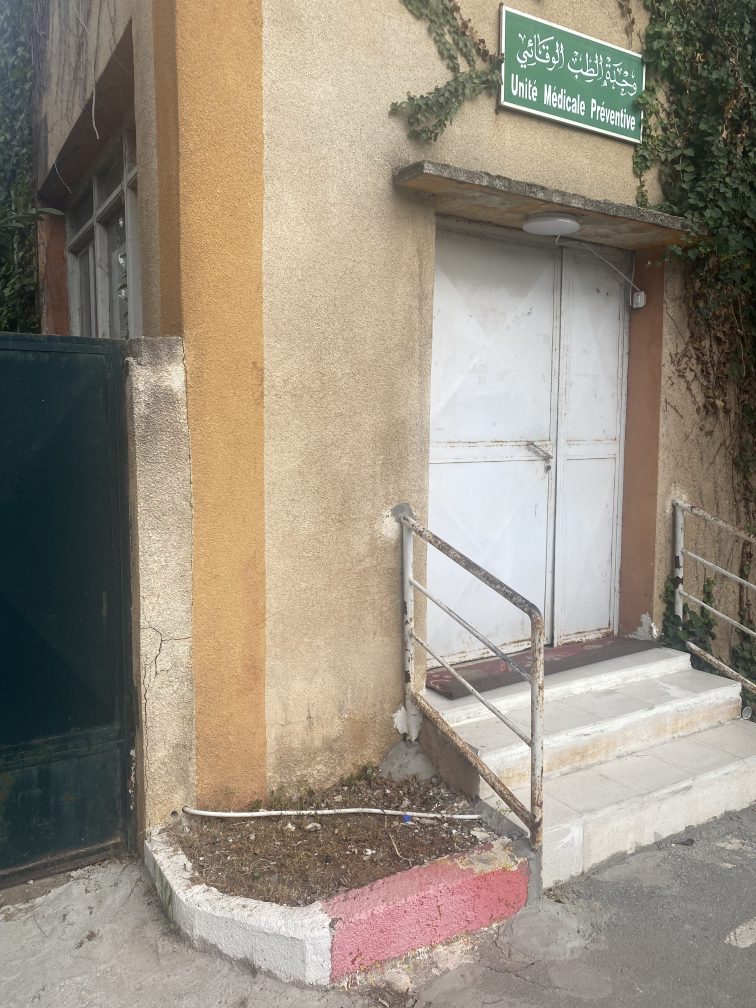
#> input picture IMGS/1.jpg, 3024 x 4032 px (shown at 1/4 size); its folder holds 4 pictures in this run
$ python main.py
#> lines starting #> are read from the running program, lines starting #| are printed output that depends on the picture; long printed decimals are rounded
import cv2
import numpy as np
import os
from scipy.optimize import least_squares
import copy
import open3d as o3d
from tqdm import tqdm
import matplotlib.pyplot as plt

downscale = 5


def common_points(pts1, pts2, pts3):
    '''Here pts1 represent the points image 2 find during 1-2 matching
    and pts2 is the points in image 2 find during matching of 2-3 '''
    indx1 = []
    indx2 = []
    for i in range(pts1.shape[0]):
        a = np.where(pts2 == pts1[i, :])
        if a[0].size == 0:
            pass
        else:
            indx1.append(i)
            indx2.append(a[0][0])

    '''temp_array1 and temp_array2 will which are not common '''
    temp_array1 = np.ma.array(pts2, mask=False)
    temp_array1.mask[indx2] = True
    temp_array1 = temp_array1.compressed()
    temp_array1 = temp_array1.reshape(int(temp_array1.shape[0] / 2), 2)

    temp_array2 = np.ma.array(pts3, mask=False)
    temp_array2.mask[indx2] = True
    temp_array2 = temp_array2.compressed()
    temp_array2 = temp_array2.reshape(int(temp_array2.shape[0] / 2), 2)
    print("Shape New Array", temp_array1.shape, temp_array2.shape)
    return np.array(indx1), np.array(indx2), temp_array1, temp_array2

# Feature detection for two images, followed by feature matching
def find_features(img0, img1):
    img0gray = cv2.cvtColor(img0, cv2.COLOR_BGR2GRAY)
    img1gray = cv2.cvtColor(img1, cv2.COLOR_BGR2GRAY)

    sift = cv2.SIFT_create()
    kp0, des0 = sift.detectAndCompute(img0gray, None)

    #lk_params = dict(winSize  = (15,15), maxLevel = 2, criteria = (cv2.TERM_CRITERIA_EPS | cv2.TERM_CRITERIA_COUNT, 10, 0.03))


    kp1, des1 = sift.detectAndCompute(img1gray, None)
    # [5 lines of commented-out code are left out]

    bf = cv2.BFMatcher()
    matches = bf.knnMatch(des0, des1, k=2)

    good = []
    for m, n in matches:
        if m.distance < 0.70 * n.distance:
            good.append(m)

    pts0 = np.float32([kp0[m.queryIdx].pt for m in good])
    pts1 = np.float32([kp1[m.trainIdx].pt for m in good])

    return pts0, pts1

# A function, to downscale the image in case SfM pipeline takes time to execute.
def img_downscale(img, downscale):
	downscale = int(downscale/2)
	i = 1
	while(i <= downscale):
		img = cv2.pyrDown(img)
		i = i + 1
	return img


#lire les images
img_dir ="IMGS/"
img_list = sorted(os.listdir(img_dir))
images = []
for img in img_list:
    if '.jpg' in img.lower() or '.png' in img.lower()  :
        images = images + [img]
i = 0
common_sift_points = []


# Setting the Reference two frames

img0 = img_downscale(cv2.imread(img_dir + '/' + images[i]), downscale)
#> in img_downscale, `downscale = int(downscale/2)`: downscale = 2
#> the loop in img_downscale, `while(i <= downscale):` made 2 passes
#> i on passes 1 to 2: 2, 3
#> after the loop in img_downscale, `while(i <= downscale):`: i = 3
img1 = img_downscale(cv2.imread(img_dir + '/' + images[i + 1]), downscale)
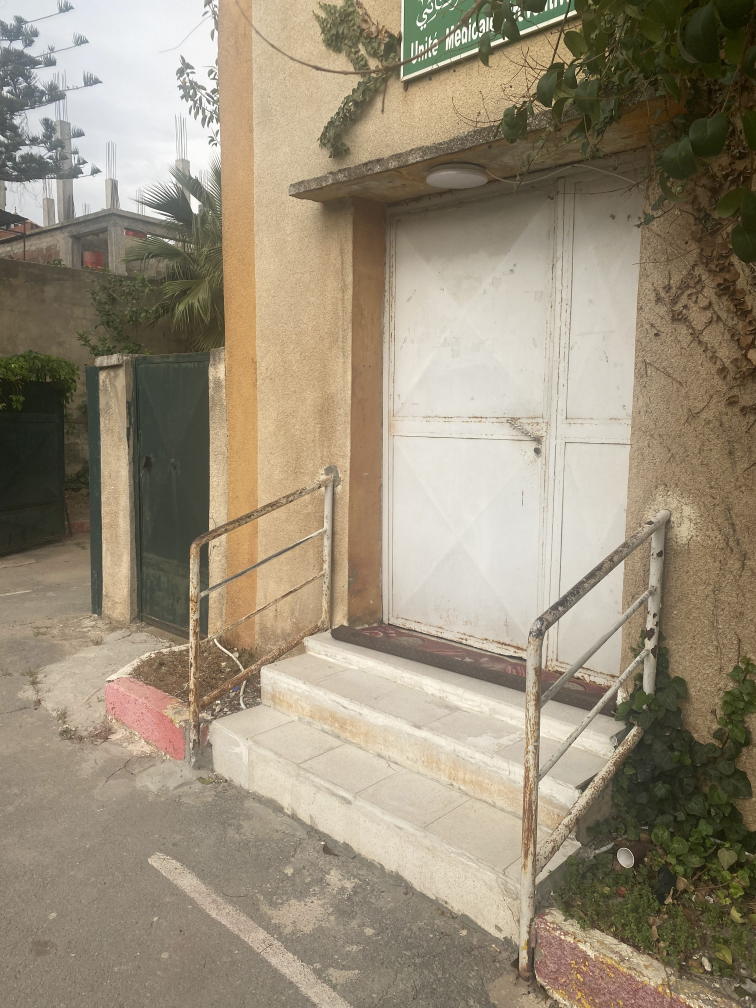
#> input picture IMGS/10.jpg, 3024 x 4032 px (shown at 1/4 size)
#> the loop in img_downscale (call 2), `while(i <= downscale):` made 2 passes

pts0, pts1 = find_features(img0, img1)
#> in find_features, `img0gray = cv2.cvtColor(img0, cv2.COLOR_BGR2GRAY)`:
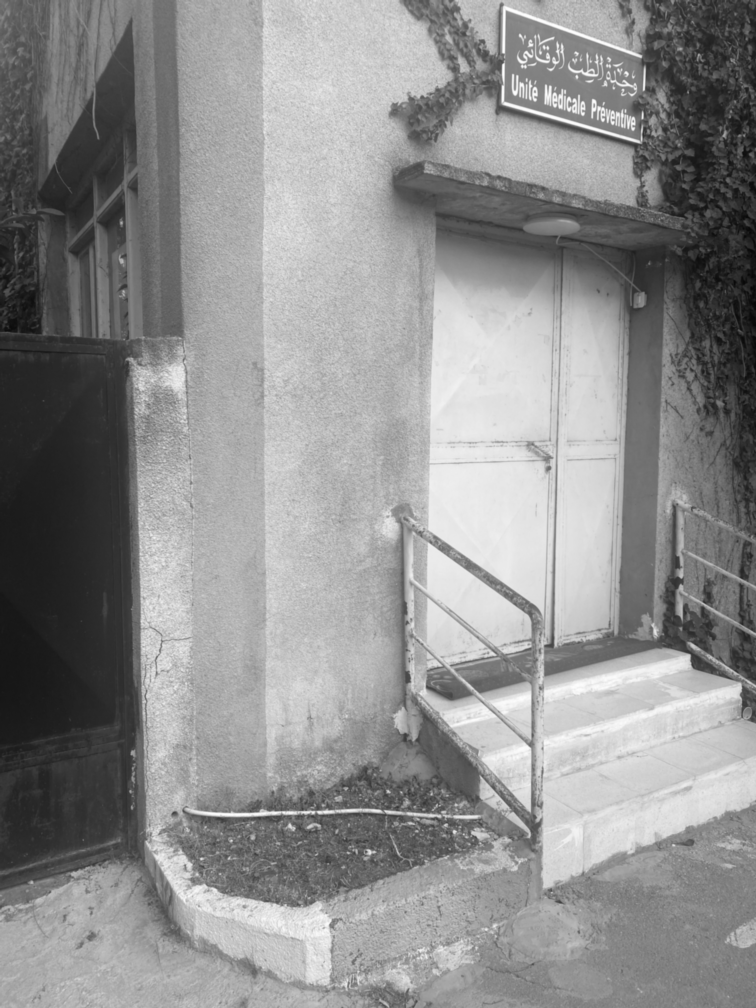
#> img0gray: shape (1008, 756); min 7, max 254, mean 142.6
#> in find_features, `img1gray = cv2.cvtColor(img1, cv2.COLOR_BGR2GRAY)`:
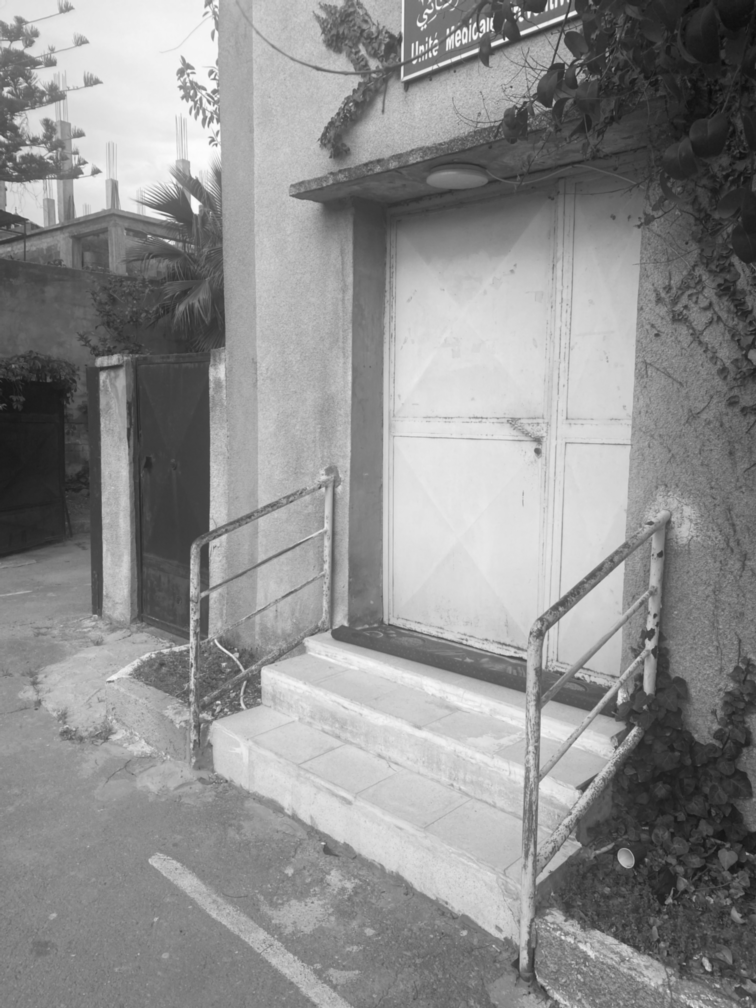
#> img1gray: shape (1008, 756); min 10, max 253, mean 142.2
#> in find_features, `kp0, des0 = sift.detectAndCompute(img0gray, None)`: kp0 = 3450 keypoints; strongest (x, y, size): (319, 812, 2.7), (454, 832, 2.5), (503, 66, 2.5), (263, 813, 5.3)
#> in find_features, `kp1, des1 = sift.detectAndCompute(img1gray, None)`: kp1 = 3522 keypoints; strongest (x, y, size): (506, 39, 2.2), (573, 13, 4.4), (195, 205, 8.3), (522, 33, 3.3)
#> in find_features, `matches = bf.knnMatch(des0, des1, k=2)`: matches = 3450 matches
#> after the loop in find_features, `for m, n in matches:`: good = 18 matches
#> in find_features, `pts0 = np.float32([kp0[m.queryIdx].pt for m in good])`: pts0 = 18 rows, first 8: [162.9, 398.2], [430.5, 174.8], [459.4, 441.9], [468.7, 717.8], [487.2, 187], [487.6, 657.8], [529.9, 444.7], [531.6, 195.2]
#> in find_features, `pts1 = np.float32([kp1[m.trainIdx].pt for m in good])`: pts1 = 18 rows, first 8: [217.8, 382.4], [9.09, 214.1], [436.4, 416.6], [326.6, 655.3], [332.9, 184.2], [465.9, 645], [512.6, 421.6], [369.4, 172.9]

# Here, the total images to be take into consideration can be varied. Ideally, the whole set can be used, or a part of it. For whole lot: use tot_imgs = len(images) - 2
tot_imgs = len(images) - 2

sift_points = []
for i in tqdm(range(tot_imgs)):
    # Acquire new image to be added to the pipeline and acquire matches with image pair
    img2 = img_downscale(cv2.imread(img_dir + '/' + images[i + 2]), downscale)
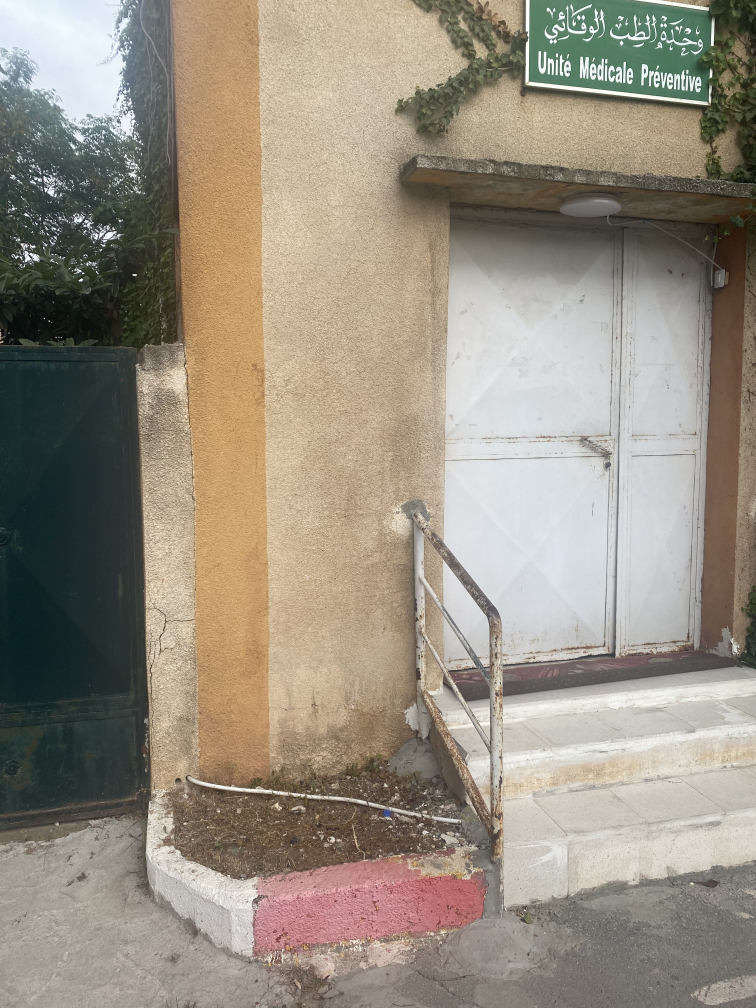
#> input picture IMGS/2.jpg, 3024 x 4032 px (shown at 1/4 size)
#> the loop in img_downscale (call 3), `while(i <= downscale):` made 2 passes
#> pass 2, in img_downscale (call 3), `img = cv2.pyrDown(img)`:
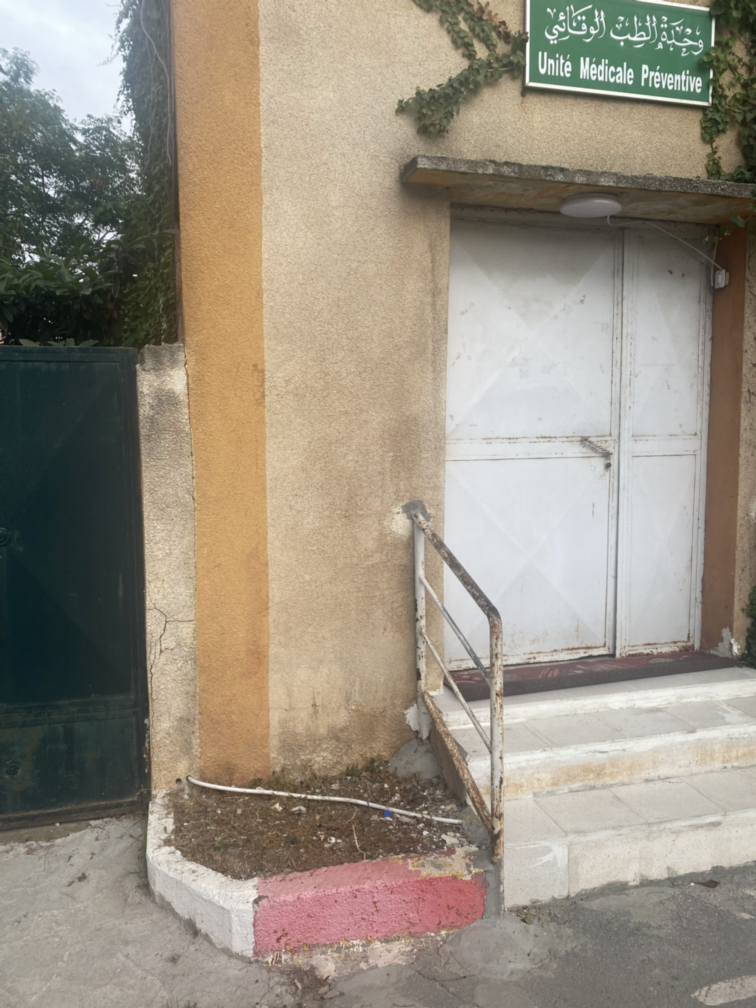
#> img: shape (1008, 756, 3); mean of channels 0, 1, 2 128.9, 142.8, 151.5; drawn as B, G, R
#> after the loop in img_downscale (call 3), `while(i <= downscale):`: i = 3

    # pts0, pts1 = find_features(img1,img2)

    pts_, pts2 = find_features(img1, img2)
#> in find_features (call 2), `img1gray = cv2.cvtColor(img1, cv2.COLOR_BGR2GRAY)`:
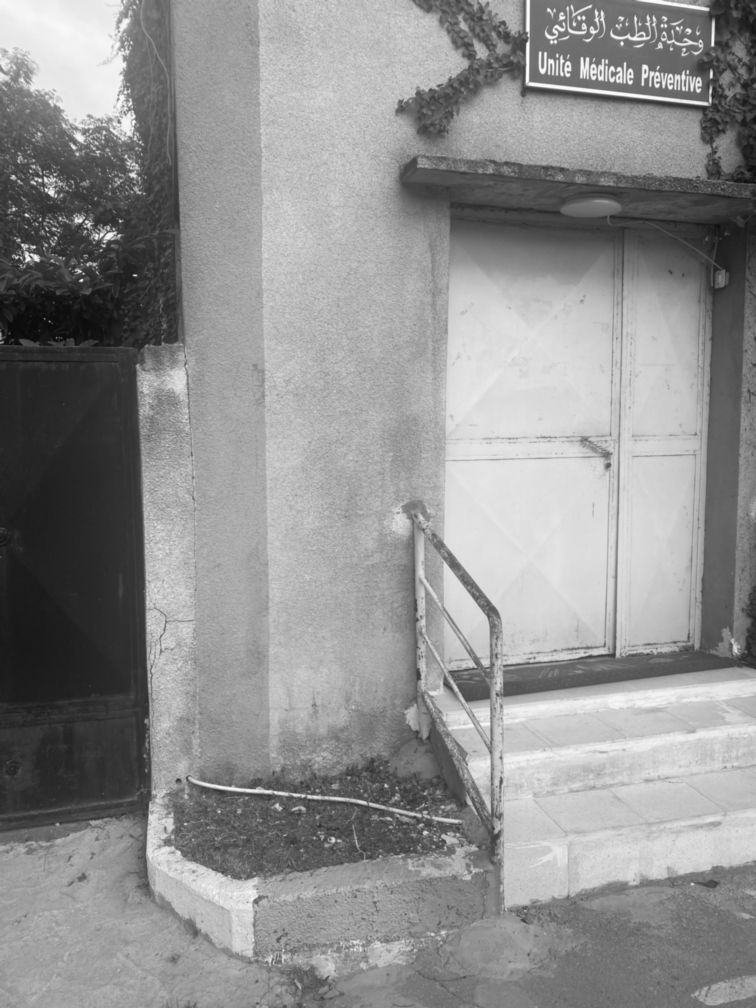
#> img1gray: shape (1008, 756); min 10, max 254, mean 143.8
#> in find_features (call 2), `kp0, des0 = sift.detectAndCompute(img0gray, None)`: kp0 has the same summary as kp1
#> in find_features (call 2), `kp1, des1 = sift.detectAndCompute(img1gray, None)`: kp1 = 2912 keypoints; strongest (x, y, size): (81, 280, 2.2), (135, 275, 1.9), (26, 215, 2), (36, 258, 4.4)
#> in find_features (call 2), `matches = bf.knnMatch(des0, des1, k=2)`: matches = 3522 matches
#> after the loop in find_features (call 2), `for m, n in matches:`: good = 50 matches
#> in find_features (call 2), `pts0 = np.float32([kp0[m.queryIdx].pt for m in good])`: pts0 = 50 pairs, first value 3.95 to 629, second value 41.06 to 817.2
#> in find_features (call 2), `pts1 = np.float32([kp1[m.trainIdx].pt for m in good])`: pts1 = 50 pairs, first value 56.84 to 732.5, second value 77.87 to 882.8
#> pts_ has the same summary as pts0 in find_features; pts2 has the same summary as pts1 in find_features

    # There will be some common points in pts1 and pts_
    # Find the indices of pts1 that match with pts_
    indx1, indx2, temp1, temp2 = common_points(pts1, pts_, pts2)
#> the loop in common_points, `for i in range(pts1.shape[0]):` made 18 passes
#> a on passes 1 to 12: ([4, 4], [0, 1]), (empty array, empty array), ([20, 20], [0, 1]), (empty array, empty array), (empty array, empty array), ([28, 28], [0, 1]), ([37, 37], [0, 1]), (empty array, empty array), (empty array, empty array), ([44, 44], [0, 1]), ([47, 47], [0, 1]), (empty array, empty array)
#> after the loop in common_points, `for i in range(pts1.shape[0]):`: indx1 = [0, 2, 5, 6, 9, 10]; indx2 = [4, 20, 28, 37, 44, 47]
#> in common_points, `temp_array1 = temp_array1.compressed()`: temp_array1 = 88 values, max 817.2 at index 11, min 3.95 at index 0, mean 445.4
#> in common_points, `temp_array1 = temp_array1.reshape(int(temp_array1.shape[0] / 2), 2)`: temp_array1 = 44 pairs, first value 3.95 to 629, second value 41.06 to 817.2
#> in common_points, `temp_array2 = temp_array2.compressed()`: temp_array2 = 88 values, max 882.8 at index 11, min 56.84 at index 58, mean 537.1
#> in common_points, `temp_array2 = temp_array2.reshape(int(temp_array2.shape[0] / 2), 2)`: temp_array2 = 44 pairs, first value 56.84 to 732.5, second value 77.87 to 882.8
#| Shape New Array (44, 2) (44, 2)
#> indx1 = [0, 2, 5, 6, 9, 10]; indx2 = [4, 20, 28, 37, 44, 47]; temp1 has the same summary as temp_array1 in common_points; temp2 has the same summary as temp_array2 in common_points
    com_pts2 = pts2[indx2]
#> com_pts2 = [[166, 399.8], [497.4, 437.6], [533.9, 663], [584, 440.2], [606.4, 454.7], [654.8, 651.6]]
    com_pts_ = pts_[indx2]
#> com_pts_ = [[217.8, 382.4], [436.4, 416.6], [465.9, 645], [512.6, 421.6], [537.8, 439.9], [587.5, 679.1]]

    # Store the common SIFT points
    common_sift_points.append(com_pts_)

    # Update variables for the next iteration
    img1 = np.copy(img2)
    pts1 = np.copy(pts2)

    cv2.imshow('image', img2)
    if cv2.waitKey(1) & 0xff == ord('q'):
#> (key q is pressed here)
        break

cv2.destroyAllWindows()

print(common_sift_points)
#| [array([[217.835, 382.416],
#|        [436.3526 , 416.574],
#|        [465.896  , 645.0031 ],
#|        [512.5542 , 421.616],
#|        [537.8455 , 439.869],
#|        [587.5159 , 679.099]], dtype=float32)]

centroids = []

for sift_points in common_sift_points:
    x_coords = [pt[0] for pt in sift_points]
    y_coords = [pt[1] for pt in sift_points]
    centroid = (int(np.mean(x_coords)), int(np.mean(y_coords)))
    centroids.append(centroid)
#> this loop made 1 pass
#> (x_coords, y_coords, centroid) on pass 1: ([217.8, 436.4, 465.9, 512.6, 537.8, 587.5], [382.4, 416.6, 645, 421.6, 439.9, 679.1], (459, 497))
#> after the loop, centroids = [(459, 497)]

print(centroids)
#| [(459, 497)]

import numpy as np

# Convert the centroid coordinates to a numpy array
centroids_arr = np.array(centroids)
#> centroids_arr = [[459, 497]]

# Calculate the differences between keypoints and centroids
diffs = []
for i in range(len(common_sift_points)):
    sift_points = common_sift_points[i]
    diff = sift_points - centroids_arr[i]
    diffs.append(diff)
#> this loop made 1 pass
#> after the loop, diffs = 1 point arrays, longest 6 points

# Reshape the differences into a 2D array
W = np.concatenate(diffs, axis=0)
#> W = [[-241.2, -114.6], [-22.65, -80.43], [6.9, 148], [53.55, -75.38], [78.85, -57.13], [128.5, 182.1]]
# Afficher la matrice W
print("Matrice W :")
print(W)
#| [[-241.165  -114.584]
#|  [ -22.647   -80.426]
#|  [   6.896  148.003]
#|  [  53.554  -75.384]
#|  [  78.846  -57.131 ]
#|  [ 128.516  182.099]]

# Calculer la décomposition SVD de la matrice W
U, S, V = np.linalg.svd(W)
#> U = [[-0.701, 0.45, -0.041, 0.23, 0.315, 0.39], [-0.202, -0.209, 0.592, -0.412, -0.386, 0.496], [0.304, 0.51, 0.726, 0.192, 0.181, -0.227], [-0.0419, -0.464, 0.199, 0.838, -0.163, 0.118], [0.0437, -0.489, 0.191, -0.166, 0.829, 0.0914], [0.61, 0.197, -0.212, 0.102, 0.0731, 0.727]]; S = [359.6, 196.5]; V = [[0.71, 0.704], [-0.704, 0.71]]
# Afficher les résultats
print("Matrice U :")
print(U)
#| [[-0.7005   0.4504 -0.04101  0.2304  0.3151  0.3903]
#|  [-0.2022  -0.2093  0.5919 -0.412 -0.3863  0.4959]
#|  [ 0.3035  0.5099  0.7258  0.1922  0.1809 -0.2268]
#|  [-0.04193 -0.4642  0.1993  0.8381 -0.1632  0.1182]
#|  [ 0.04375 -0.4889  0.191 -0.1656  0.8287  0.09142]
#|  [ 0.6104  0.1972 -0.2119  0.1018  0.07313  0.7266 ]]
print("Valeurs singulières S :")
print(S)
#| [359.588 196.539]
print("Matrice V :")
print(V)
#| [[ 0.7099  0.7043]
#|  [-0.7043  0.7099]]
